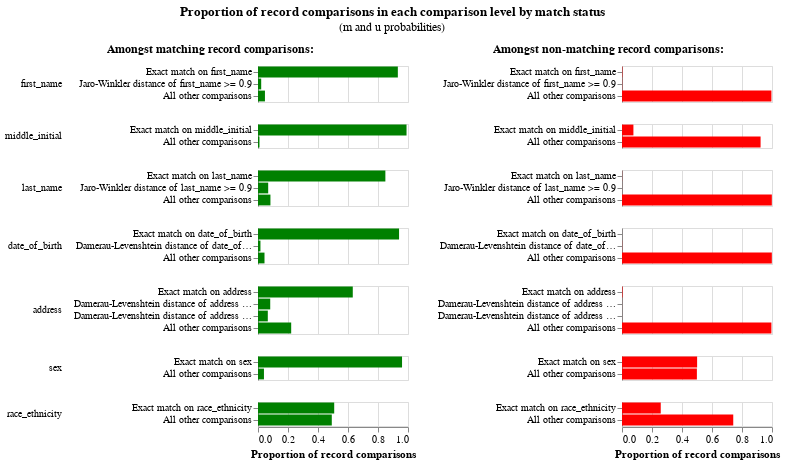

The cell this chart's notebook holds for it:
### Markdown cell above
As well as the match weights, which give us an idea of the overall effect of each comparison level, we can also look at the individual `u` and `m` parameter estimates, which tells us about the prevalence of coincidences and mistakes (for further details/explanation about this see [this article](https://www.robinlinacre.com/maths_of_fellegi_sunter/)). We might want to revise aspects of our model based on the information we ascertain here.

Note however that some of these values are very small, which is why the match weight chart is often more useful for getting a decent picture of things.

### Code cell
linker.visualisations.m_u_parameters_chart()

### Figure 1 — Vega-Lite specification as saved in the notebook (floating-point values rounded to 4 significant figures)
{"config": {"view": {"continuousWidth": 300, "continuousHeight": 300, "discreteHeight": 300, "discreteWidth": 400}, "header": {"title": null}, "title": {"anchor": "middle", "offset": 10}}, "hconcat": [{"mark": "bar", "encoding": {"color": {"value": "green"}, "row": {"field": "comparison_name", "header": {"labelAlign": "left", "labelAnchor": "middle", "labelAngle": 0}, "sort": {"field": "comparison_sort_order"}, "type": "nominal"}, "tooltip": [{"field": "comparison_name", "title": "Comparison name", "type": "nominal"}, {"field": "label_for_charts", "title": "Label", "type": "ordinal"}, {"field": "sql_condition", "title": "SQL condition", "type": "nominal"}, {"field": "m_probability", "format": ".10~g", "title": "M probability", "type": "quantitative"}, {"field": "u_probability", "format": ".10~g", "title": "U probability", "type": "quantitative"}, {"field": "bayes_factor", "format": ",.6f", "title": "Bayes factor = m/u", "type": "quantitative"}, {"field": "log2_bayes_factor", "format": ".4~g", "title": "Match weight = log2(m/u)", "type": "quantitative"}, {"field": "bayes_factor_description", "title": "Match weight description", "type": "nominal"}, {"field": "m_probability_description", "title": "m probability description", "type": "nominal"}, {"field": "u_probability_description", "title": "u probability description", "type": "nominal"}], "x": {"axis": {"title": "Proportion of record comparisons"}, "field": "m_probability", "type": "quantitative"}, "y": {"axis": {"title": null}, "field": "label_for_charts", "sort": {"field": "comparison_vector_value", "order": "descending"}, "type": "nominal"}}, "height": {"step": 12}, "resolve": {"scale": {"y": "independent"}}, "title": {"text": "Amongst matching record comparisons:", "fontSize": 12, "fontWeight": "bold"}, "transform": [{"filter": "(datum.bayes_factor != 'no-op filter due to vega lite issue 4680')"}], "width": 150}, {"mark": "bar", "encoding": {"color": {"value": "red"}, "row": {"field": "comparison_name", "header": {"labels": false}, "sort": {"field": "comparison_sort_order"}, "type": "nominal"}, "tooltip": [{"field": "comparison_name", "title": "Comparison name", "type": "nominal"}, {"field": "label_for_charts", "title": "Label", "type": "ordinal"}, {"field": "sql_condition", "title": "SQL condition", "type": "nominal"}, {"field": "m_probability", "format": ".10~g", "title": "M probability", "type": "quantitative"}, {"field": "u_probability", "format": ".10~g", "title": "U probability", "type": "quantitative"}, {"field": "bayes_factor", "format": ",.6f", "title": "Bayes factor = m/u", "type": "quantitative"}, {"field": "log2_bayes_factor", "format": ".4~g", "title": "Match weight = log2(m/u)", "type": "quantitative"}, {"field": "bayes_factor_description", "title": "Match weight description", "type": "nominal"}, {"field": "m_probability_description", "title": "m probability description", "type": "nominal"}, {"field": "u_probability_description", "title": "u probability description", "type": "nominal"}], "x": {"axis": {"title": "Proportion of record comparisons"}, "field": "u_probability", "type": "quantitative"}, "y": {"axis": {"title": null}, "field": "label_for_charts", "sort": {"field": "comparison_vector_value", "order": "descending"}, "type": "nominal"}}, "height": {"step": 12}, "resolve": {"scale": {"y": "independent"}}, "title": {"text": "Amongst non-matching record comparisons:", "fontSize": 12, "fontWeight": "bold"}, "transform": [{"filter": "(datum.bayes_factor != 'no-op filter2 due to vega lite issue 4680')"}], "width": 150}], "data": {"name": "data-0be7475f0b071b3b6c80dec9d5c80252"}, "title": {"text": "Proportion of record comparisons in each comparison level by match status", "subtitle": "(m and u probabilities)"}, "$schema": "https://vega.github.io/schema/vega-lite/v5.9.3.json", "datasets": {"data-0be7475f0b071b3b6c80dec9d5c80252": [{"comparison_name": "first_name", "sql_condition": "\"first_name_l\" = \"first_name_r\"", "label_for_charts": "Exact match on first_name", "m_probability": 0.9323, "u_probability": 0.002511, "m_probability_description": "Amongst matching record comparisons, 93.23% of records (i.e. one in 1.073) are in the exact match on first_name comparison level", "u_probability_description": "Amongst non-matching record comparisons, 0.2511% of records (i.e. one in 398) are in the exact match on first_name comparison level", "has_tf_adjustments": true, "tf_adjustment_column": "first_name", "tf_adjustment_weight": 1.0, "is_null_level": false, "bayes_factor": 371.2, "log2_bayes_factor": 8.536, "comparison_vector_value": 2, "max_comparison_vector_value": 2, "bayes_factor_description": "If comparison level is `exact match on first_name` then comparison is 371 times more likely to be a match", "probability_two_random_records_match": 9.774e-05, "comparison_sort_order": 0}, {"comparison_name": "first_name", "sql_condition": "jaro_winkler_similarity(\"first_name_l\", \"first_name_r\") >= 0.9", "label_for_charts": "Jaro-Winkler distance of first_name >= 0.9", "m_probability": 0.02134, "u_probability": 0.001406, "m_probability_description": "Amongst matching record comparisons, 2.134% of records (i.e. one in 46.85) are in the jaro-winkler distance of first_name >= 0.9 comparison level", "u_probability_description": "Amongst non-matching record comparisons, 0.1406% of records (i.e. one in 711) are in the jaro-winkler distance of first_name >= 0.9 comparison level", "has_tf_adjustments": false, "tf_adjustment_column": null, "tf_adjustment_weight": 1.0, "is_null_level": false, "bayes_factor": 15.18, "log2_bayes_factor": 3.925, "comparison_vector_value": 1, "max_comparison_vector_value": 2, "bayes_factor_description": "If comparison level is `jaro-winkler distance of first_name >= 0.9` then comparison is 15.18 times more likely to be a match", "probability_two_random_records_match": 9.774e-05, "comparison_sort_order": 0}, {"comparison_name": "first_name", "sql_condition": "ELSE", "label_for_charts": "All other comparisons", "m_probability": 0.04634, "u_probability": 0.9961, "m_probability_description": "Amongst matching record comparisons, 4.634% of records (i.e. one in 21.58) are in the all other comparisons comparison level", "u_probability_description": "Amongst non-matching record comparisons, 99.61% of records (i.e. one in 1.004) are in the all other comparisons comparison level", "has_tf_adjustments": false, "tf_adjustment_column": null, "tf_adjustment_weight": 1.0, "is_null_level": false, "bayes_factor": 0.04653, "log2_bayes_factor": -4.426, "comparison_vector_value": 0, "max_comparison_vector_value": 2, "bayes_factor_description": "If comparison level is `all other comparisons` then comparison is 21.49 times less likely to be a match", "probability_two_random_records_match": 9.774e-05, "comparison_sort_order": 0}, {"comparison_name": "middle_initial", "sql_condition": "\"middle_initial_l\" = \"middle_initial_r\"", "label_for_charts": "Exact match on middle_initial", "m_probability": 0.9903, "u_probability": 0.07608, "m_probability_description": "Amongst matching record comparisons, 99.03% of records (i.e. one in 1.01) are in the exact match on middle_initial comparison level", "u_probability_description": "Amongst non-matching record comparisons, 7.608% of records (i.e. one in 13.14) are in the exact match on middle_initial comparison level", "has_tf_adjustments": true, "tf_adjustment_column": "middle_initial", "tf_adjustment_weight": 1.0, "is_null_level": false, "bayes_factor": 13.02, "log2_bayes_factor": 3.702, "comparison_vector_value": 1, "max_comparison_vector_value": 1, "bayes_factor_description": "If comparison level is `exact match on middle_initial` then comparison is 13.02 times more likely to be a match", "probability_two_random_records_match": 9.774e-05, "comparison_sort_order": 1}, {"comparison_name": "middle_initial", "sql_condition": "ELSE", "label_for_charts": "All other comparisons", "m_probability": 0.009743, "u_probability": 0.9239, "m_probability_description": "Amongst matching record comparisons, 0.9743% of records (i.e. one in 103) are in the all other comparisons comparison level", "u_probability_description": "Amongst non-matching record comparisons, 92.39% of records (i.e. one in 1.082) are in the all other comparisons comparison level", "has_tf_adjustments": false, "tf_adjustment_column": null, "tf_adjustment_weight": 1.0, "is_null_level": false, "bayes_factor": 0.01055, "log2_bayes_factor": -6.567, "comparison_vector_value": 0, "max_comparison_vector_value": 1, "bayes_factor_description": "If comparison level is `all other comparisons` then comparison is 94.83 times less likely to be a match", "probability_two_random_records_match": 9.774e-05, "comparison_sort_order": 1}, {"comparison_name": "last_name", "sql_condition": "\"last_name_l\" = \"last_name_r\"", "label_for_charts": "Exact match on last_name", "m_probability": 0.8491, "u_probability": 0.0007877, "m_probability_description": "Amongst matching record comparisons, 84.91% of records (i.e. one in 1.178) are in the exact match on last_name comparison level", "u_probability_description": "Amongst non-matching record comparisons, 0.07877% of records (i.e. one in 1,270) are in the exact match on last_name comparison level", "has_tf_adjustments": true, "tf_adjustment_column": "last_name", "tf_adjustment_weight": 1.0, "is_null_level": false, "bayes_factor": 1078.0, "log2_bayes_factor": 10.07, "comparison_vector_value": 2, "max_comparison_vector_value": 2, "bayes_factor_description": "If comparison level is `exact match on last_name` then comparison is 1,078 times more likely to be a match", "probability_two_random_records_match": 9.774e-05, "comparison_sort_order": 2}, {"comparison_name": "last_name", "sql_condition": "jaro_winkler_similarity(\"last_name_l\", \"last_name_r\") >= 0.9", "label_for_charts": "Jaro-Winkler distance of last_name >= 0.9", "m_probability": 0.06797, "u_probability": 0.0003582, "m_probability_description": "Amongst matching record comparisons, 6.797% of records (i.e. one in 14.71) are in the jaro-winkler distance of last_name >= 0.9 comparison level", "u_probability_description": "Amongst non-matching record comparisons, 0.03582% of records (i.e. one in 2,792) are in the jaro-winkler distance of last_name >= 0.9 comparison level", "has_tf_adjustments": false, "tf_adjustment_column": null, "tf_adjustment_weight": 1.0, "is_null_level": false, "bayes_factor": 189.7, "log2_bayes_factor": 7.568, "comparison_vector_value": 1, "max_comparison_vector_value": 2, "bayes_factor_description": "If comparison level is `jaro-winkler distance of last_name >= 0.9` then comparison is 190 times more likely to be a match", "probability_two_random_records_match": 9.774e-05, "comparison_sort_order": 2}, {"comparison_name": "last_name", "sql_condition": "ELSE", "label_for_charts": "All other comparisons", "m_probability": 0.08288, "u_probability": 0.9989, "m_probability_description": "Amongst matching record comparisons, 8.288% of records (i.e. one in 12.07) are in the all other comparisons comparison level", "u_probability_description": "Amongst non-matching record comparisons, 99.89% of records (i.e. one in 1.001) are in the all other comparisons comparison level", "has_tf_adjustments": false, "tf_adjustment_column": null, "tf_adjustment_weight": 1.0, "is_null_level": false, "bayes_factor": 0.08298, "log2_bayes_factor": -3.591, "comparison_vector_value": 0, "max_comparison_vector_value": 2, "bayes_factor_description": "If comparison level is `all other comparisons` then comparison is 12.05 times less likely to be a match", "probability_two_random_records_match": 9.774e-05, "comparison_sort_order": 2}, {"comparison_name": "date_of_birth", "sql_condition": "\"date_of_birth_l\" = \"date_of_birth_r\"", "label_for_charts": "Exact match on date_of_birth", "m_probability": 0.9403, "u_probability": 0.0001112, "m_probability_description": "Amongst matching record comparisons, 94.03% of records (i.e. one in 1.063) are in the exact match on date_of_birth comparison level", "u_probability_description": "Amongst non-matching record comparisons, 0.01112% of records (i.e. one in 8,996) are in the exact match on date_of_birth comparison level", "has_tf_adjustments": false, "tf_adjustment_column": null, "tf_adjustment_weight": 1.0, "is_null_level": false, "bayes_factor": 8459.0, "log2_bayes_factor": 13.05, "comparison_vector_value": 2, "max_comparison_vector_value": 2, "bayes_factor_description": "If comparison level is `exact match on date_of_birth` then comparison is 8,459 times more likely to be a match", "probability_two_random_records_match": 9.774e-05, "comparison_sort_order": 3}, {"comparison_name": "date_of_birth", "sql_condition": "damerau_levenshtein(\"date_of_birth_l\", \"date_of_birth_r\") <= 1", "label_for_charts": "Damerau-Levenshtein distance of date_of_birth <= 1", "m_probability": 0.01634, "u_probability": 0.001007, "m_probability_description": "Amongst matching record comparisons, 1.634% of records (i.e. one in 61.22) are in the damerau-levenshtein distance of date_of_birth <= 1 comparison level", "u_probability_description": "Amongst non-matching record comparisons, 0.1007% of records (i.e. one in 993) are in the damerau-levenshtein distance of date_of_birth <= 1 comparison level", "has_tf_adjustments": false, "tf_adjustment_column": null, "tf_adjustment_weight": 1.0, "is_null_level": false, "bayes_factor": 16.23, "log2_bayes_factor": 4.02, "comparison_vector_value": 1, "max_comparison_vector_value": 2, "bayes_factor_description": "If comparison level is `damerau-levenshtein distance of date_of_birth <= 1` then comparison is 16.23 times more likely to be a match", "probability_two_random_records_match": 9.774e-05, "comparison_sort_order": 3}, {"comparison_name": "date_of_birth", "sql_condition": "ELSE", "label_for_charts": "All other comparisons", "m_probability": 0.04332, "u_probability": 0.9989, "m_probability_description": "Amongst matching record comparisons, 4.332% of records (i.e. one in 23.08) are in the all other comparisons comparison level", "u_probability_description": "Amongst non-matching record comparisons, 99.89% of records (i.e. one in 1.001) are in the all other comparisons comparison level", "has_tf_adjustments": false, "tf_adjustment_column": null, "tf_adjustment_weight": 1.0, "is_null_level": false, "bayes_factor": 0.04337, "log2_bayes_factor": -4.527, "comparison_vector_value": 0, "max_comparison_vector_value": 2, "bayes_factor_description": "If comparison level is `all other comparisons` then comparison is 23.06 times less likely to be a match", "probability_two_random_records_match": 9.774e-05, "comparison_sort_order": 3}, {"comparison_name": "address", "sql_condition": "\"address_l\" = \"address_r\"", "label_for_charts": "Exact match on address", "m_probability": 0.6319, "u_probability": 0.003395, "m_probability_description": "Amongst matching record comparisons, 63.19% of records (i.e. one in 1.583) are in the exact match on address comparison level", "u_probability_description": "Amongst non-matching record comparisons, 0.3395% of records (i.e. one in 295) are in the exact match on address comparison level", "has_tf_adjustments": true, "tf_adjustment_column": "address", "tf_adjustment_weight": 1.0, "is_null_level": false, "bayes_factor": 186.1, "log2_bayes_factor": 7.54, "comparison_vector_value": 3, "max_comparison_vector_value": 3, "bayes_factor_description": "If comparison level is `exact match on address` then comparison is 186 times more likely to be a match", "probability_two_random_records_match": 9.774e-05, "comparison_sort_order": 4}, {"comparison_name": "address", "sql_condition": "damerau_levenshtein(\"address_l\", \"address_r\") <= 1", "label_for_charts": "Damerau-Levenshtein distance of address <= 1", "m_probability": 0.08152, "u_probability": 0.0003191, "m_probability_description": "Amongst matching record comparisons, 8.152% of records (i.e. one in 12.27) are in the damerau-levenshtein distance of address <= 1 comparison level", "u_probability_description": "Amongst non-matching record comparisons, 0.03191% of records (i.e. one in 3,133) are in the damerau-levenshtein distance of address <= 1 comparison level", "has_tf_adjustments": false, "tf_adjustment_column": null, "tf_adjustment_weight": 1.0, "is_null_level": false, "bayes_factor": 255.4, "log2_bayes_factor": 7.997, "comparison_vector_value": 2, "max_comparison_vector_value": 3, "bayes_factor_description": "If comparison level is `damerau-levenshtein distance of address <= 1` then comparison is 255 times more likely to be a match", "probability_two_random_records_match": 9.774e-05, "comparison_sort_order": 4}, {"comparison_name": "address", "sql_condition": "damerau_levenshtein(\"address_l\", \"address_r\") <= 2", "label_for_charts": "Damerau-Levenshtein distance of address <= 2", "m_probability": 0.06536, "u_probability": 0.0002406, "m_probability_description": "Amongst matching record comparisons, 6.536% of records (i.e. one in 15.3) are in the damerau-levenshtein distance of address <= 2 comparison level", "u_probability_description": "Amongst non-matching record comparisons, 0.02406% of records (i.e. one in 4,156) are in the damerau-levenshtein distance of address <= 2 comparison level", "has_tf_adjustments": false, "tf_adjustment_column": null, "tf_adjustment_weight": 1.0, "is_null_level": false, "bayes_factor": 271.6, "log2_bayes_factor": 8.086, "comparison_vector_value": 1, "max_comparison_vector_value": 3, "bayes_factor_description": "If comparison level is `damerau-levenshtein distance of address <= 2` then comparison is 272 times more likely to be a match", "probability_two_random_records_match": 9.774e-05, "comparison_sort_order": 4}, {"comparison_name": "address", "sql_condition": "ELSE", "label_for_charts": "All other comparisons", "m_probability": 0.2213, "u_probability": 0.996, "m_probability_description": "Amongst matching record comparisons, 22.13% of records (i.e. one in 4.519) are in the all other comparisons comparison level", "u_probability_description": "Amongst non-matching record comparisons, 99.6% of records (i.e. one in 1.004) are in the all other comparisons comparison level", "has_tf_adjustments": false, "tf_adjustment_column": null, "tf_adjustment_weight": 1.0, "is_null_level": false, "bayes_factor": 0.2221, "log2_bayes_factor": -2.17, "comparison_vector_value": 0, "max_comparison_vector_value": 3, "bayes_factor_description": "If comparison level is `all other comparisons` then comparison is 4.501 times less likely to be a match", "probability_two_random_records_match": 9.774e-05, "comparison_sort_order": 4}, {"comparison_name": "sex", "sql_condition": "\"sex_l\" = \"sex_r\"", "label_for_charts": "Exact match on sex", "m_probability": 0.9603, "u_probability": 0.5008, "m_probability_description": "Amongst matching record comparisons, 96.03% of records (i.e. one in 1.041) are in the exact match on sex comparison level", "u_probability_description": "Amongst non-matching record comparisons, 50.08% of records (i.e. one in 1.997) are in the exact match on sex comparison level", "has_tf_adjustments": false, "tf_adjustment_column": null, "tf_adjustment_weight": 1.0, "is_null_level": false, "bayes_factor": 1.918, "log2_bayes_factor": 0.9394, "comparison_vector_value": 1, "max_comparison_vector_value": 1, "bayes_factor_description": "If comparison level is `exact match on sex` then comparison is 1.918 times more likely to be a match", "probability_two_random_records_match": 9.774e-05, "comparison_sort_order": 5}, {"comparison_name": "sex", "sql_condition": "ELSE", "label_for_charts": "All other comparisons", "m_probability": 0.03972, "u_probability": 0.4992, "m_probability_description": "Amongst matching record comparisons, 3.972% of records (i.e. one in 25.18) are in the all other comparisons comparison level", "u_probability_description": "Amongst non-matching record comparisons, 49.92% of records (i.e. one in 2.003) are in the all other comparisons comparison level", "has_tf_adjustments": false, "tf_adjustment_column": null, "tf_adjustment_weight": 1.0, "is_null_level": false, "bayes_factor": 0.07955, "log2_bayes_factor": -3.652, "comparison_vector_value": 0, "max_comparison_vector_value": 1, "bayes_factor_description": "If comparison level is `all other comparisons` then comparison is 12.57 times less likely to be a match", "probability_two_random_records_match": 9.774e-05, "comparison_sort_order": 5}, {"comparison_name": "race_ethnicity", "sql_condition": "\"race_ethnicity_l\" = \"race_ethnicity_r\"", "label_for_charts": "Exact match on race_ethnicity", "m_probability": 0.5081, "u_probability": 0.2583, "m_probability_description": "Amongst matching record comparisons, 50.81% of records (i.e. one in 1.968) are in the exact match on race_ethnicity comparison level", "u_probability_description": "Amongst non-matching record comparisons, 25.83% of records (i.e. one in 3.871) are in the exact match on race_ethnicity comparison level", "has_tf_adjustments": true, "tf_adjustment_column": "race_ethnicity", "tf_adjustment_weight": 1.0, "is_null_level": false, "bayes_factor": 1.967, "log2_bayes_factor": 0.9759, "comparison_vector_value": 1, "max_comparison_vector_value": 1, "bayes_factor_description": "If comparison level is `exact match on race_ethnicity` then comparison is 1.967 times more likely to be a match", "probability_two_random_records_match": 9.774e-05, "comparison_sort_order": 6}, {"comparison_name": "race_ethnicity", "sql_condition": "ELSE", "label_for_charts": "All other comparisons", "m_probability": 0.4919, "u_probability": 0.7417, "m_probability_description": "Amongst matching record comparisons, 49.19% of records (i.e. one in 2.033) are in the all other comparisons comparison level", "u_probability_description": "Amongst non-matching record comparisons, 74.17% of records (i.e. one in 1.348) are in the all other comparisons comparison level", "has_tf_adjustments": false, "tf_adjustment_column": null, "tf_adjustment_weight": 1.0, "is_null_level": false, "bayes_factor": 0.6633, "log2_bayes_factor": -0.5923, "comparison_vector_value": 0, "max_comparison_vector_value": 1, "bayes_factor_description": "If comparison level is `all other comparisons` then comparison is 1.508 times less likely to be a match", "probability_two_random_records_match": 9.774e-05, "comparison_sort_order": 6}]}}
